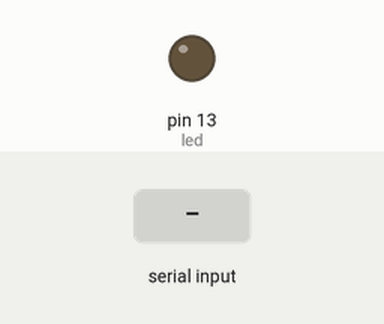
Recording of a sketch running on a simulated Arduino Uno, built with avr-gcc and run on an emulated ATmega328P. Shown: output pins drawn as LEDs (lit = HIGH). Inputs (shaded band) come from the test bench.

Above: at 1.2 s.
1.3 s: "1" received over Serial
At 1.9 s:
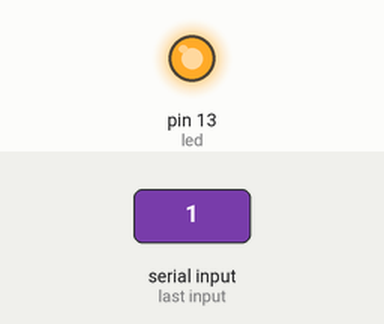
2.8 s: "0" received over Serial
At 4.2 s:
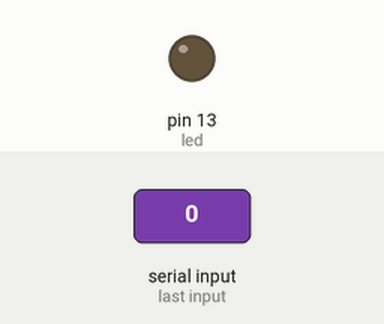
Timing chart, 0 to 5.8 s (numbered marks = the images above; inputs shaded):
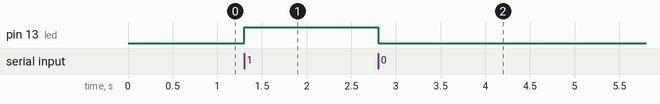

The sketch:

arduino_python.ino
```cpp
// arduino_python.ino

int led = 13;
void setup(){
    Serial.begin(9600);
    pinMode(led, OUTPUT);
}

void loop(){
    char light = Serial.read();
    if(light == '0') {
        digitalWrite(led, false);
    }else if(light == '1') {
        digitalWrite(led, true);
    }
}
```

Measured:
- after the input at 1.3 s, pin 13 (led): LOW → HIGH at once
- after the input at 2.8 s, pin 13 (led): HIGH → LOW at once
